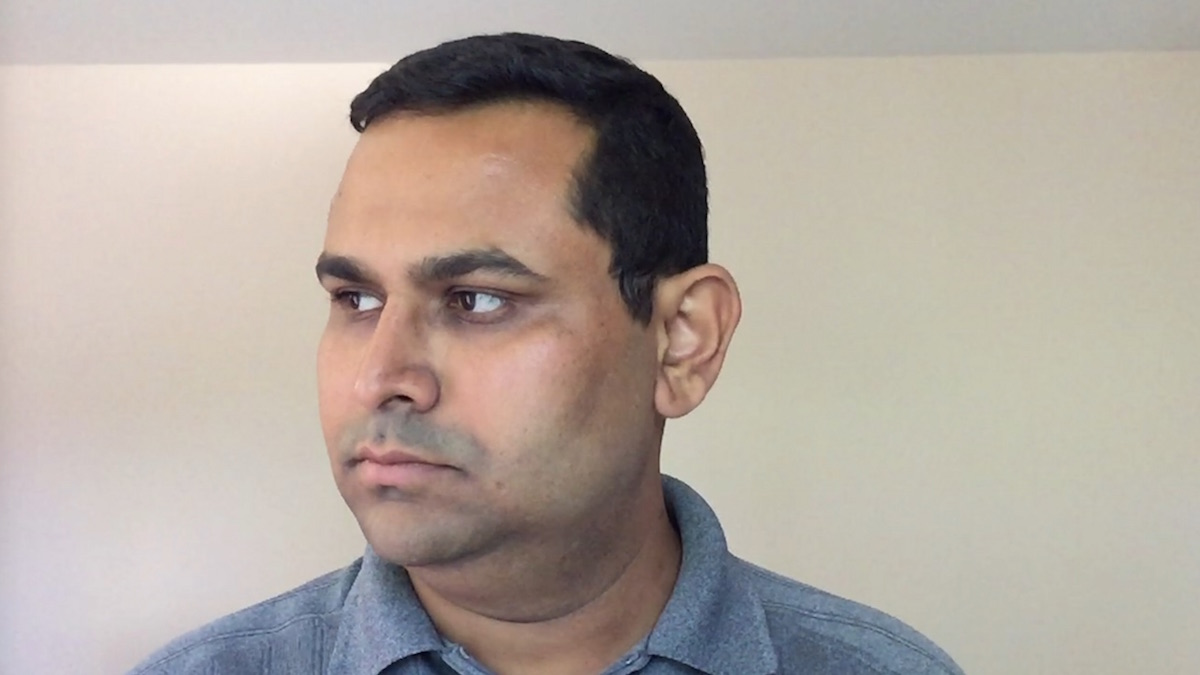
#> input picture mediapipe/headPose.jpg, 1200 x 675 px, given in place of the camera
$ python demo_webcam.py
#> lines starting #> are read from the running program, lines starting #| are printed output that depends on the picture; after the words box and inside, x2 and y2 are one past the last pixel; in counts of white or black regions, pixels touching at a corner belong together
### mediapipe/utils/captureInput.py
'''
import utils
cap = CaptureInput(0, 640, 480, 30)
'''
import cv2

class CaptureInput(cv2.VideoCapture):
    flip = 1
    isVideo = False

    def __init__(self, var, width=640, height=480, fps=30, info=True) -> None:
        super().__init__(var)
        if type(var) == str:
            self.isVideo = True
        self.setSize(width, height)
        self.setFps(fps)
        if info is True:
            self.info()

    def info(self):
        print(f'Resolution = {self.width}x{self.height}, FPS = {self.fps}')

    def setSize(self, width, height):
        self.width = width
        self.height = height
        self.shape = width, height
        self.set(cv2.CAP_PROP_FRAME_WIDTH, width)
        self.set(cv2.CAP_PROP_FRAME_HEIGHT, height)

    def setFps(self, fps):
        self.fps = fps
        self.set(cv2.CAP_PROP_FPS, fps)

    def read(self):
        ret, frame = super().read()
#> frame is the input picture: shape (675, 1200, 3); mean B, G, R 159.9, 168.4, 178.6
        if self.isVideo:
            frame = cv2.resize(frame, self.shape)
        frame = cv2.flip(frame, self.flip)
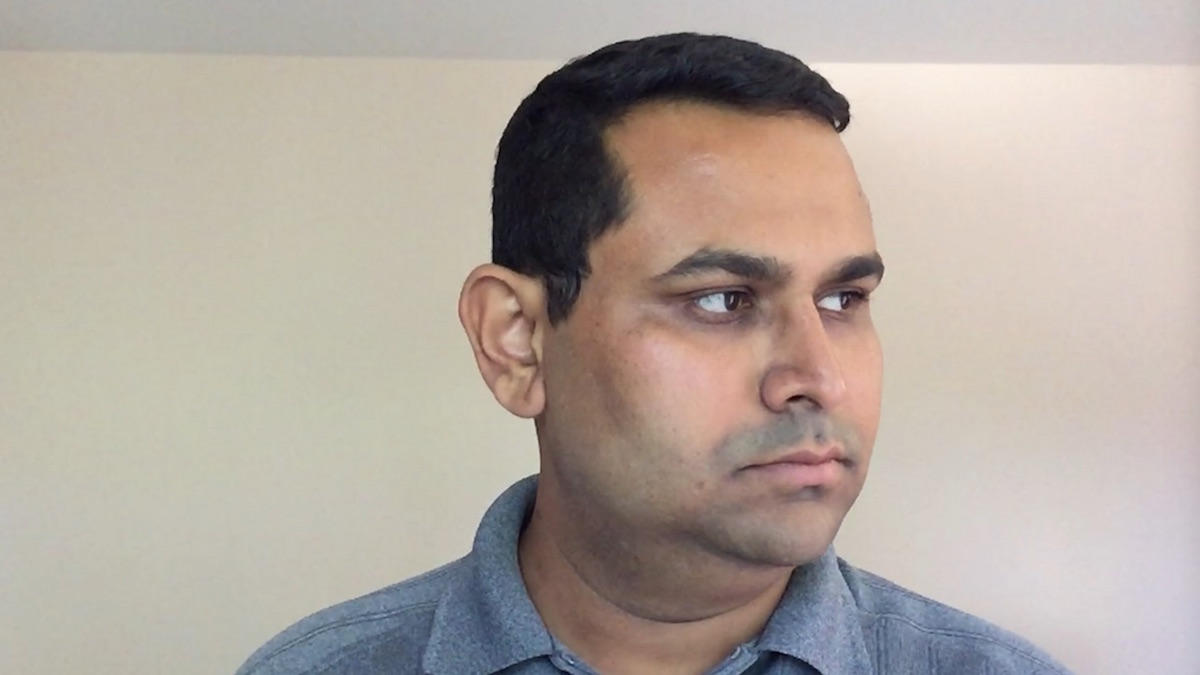
#> frame: shape (675, 1200, 3); mean B, G, R 159.9, 168.4, 178.6
        return ret, frame

    def setFlip(self, var):
        self.flip = var

# [9 lines that do not run on import are left out]

### mediapipe/utils/cvfpscalc.py
from collections import deque
import cv2 as cv


class CvFpsCalc(object):
    def __init__(self, buffer_len=1):
        self._start_tick = cv.getTickCount()
        self._freq = 1000.0 / cv.getTickFrequency()
        self._difftimes = deque(maxlen=buffer_len)

    def get(self):
        current_tick = cv.getTickCount()
        different_time = (current_tick - self._start_tick) * self._freq
        self._start_tick = current_tick

        self._difftimes.append(different_time)

        fps = 1000.0 / (sum(self._difftimes) / len(self._difftimes))
        fps_rounded = round(fps, 2)

        return fps_rounded

### mediapipe/demo_webcam.py
import cv2
import utils

def main():
    ''' CaptureInput '''
    cap = utils.CaptureInput(0, 640, 480, 15)
    cap.setFlip = True
    ''' Create object '''
    cvFpsCalc = utils.CvFpsCalc(buffer_len=10)
    ''' Start Loop'''
    while True:
        display_fps = cvFpsCalc.get()
        ret, frame = cap.read()
        cv2.putText(frame, "FPS:" + str(display_fps), (10, 30),
                    cv2.FONT_HERSHEY_SIMPLEX, 1, (0, 0, 0), 2)
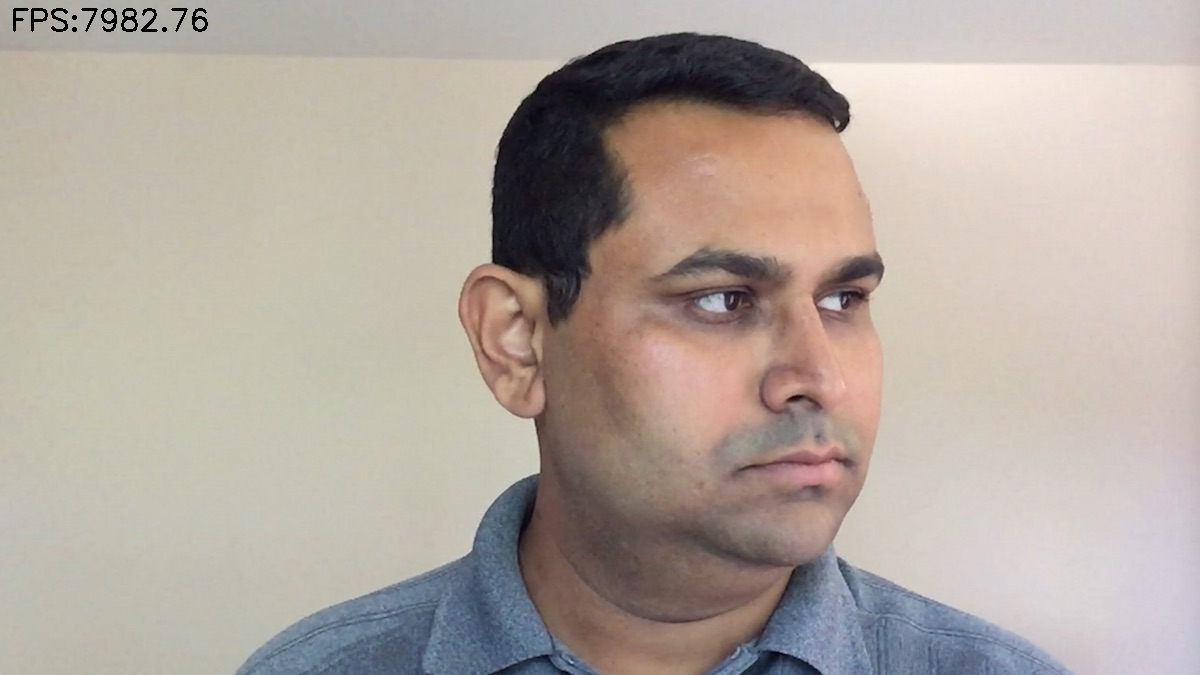
#> frame: shape (675, 1200, 3); 0.18% of pixels changed, all inside (x1, y1, x2, y2) = (13, 8, 208, 32)
        cv2.imshow('frame', frame)
        if cv2.waitKey(1) == 27: # ESC
#> (key Esc is pressed here)
            break
    cap.release()
    cv2.destroyAllWindows()

if __name__ == '__main__':
    main()
